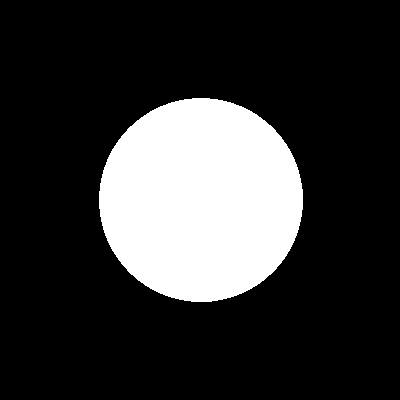
#> input picture raw/jpg/Kolo.jpg, 400 x 400 px
$ jupyter execute test.ipynb
#> lines starting #> are read from the running program, lines starting #| are printed output that depends on the picture
[cell 1]
from skimage.transform import resize
from skimage.color import rgb2gray
from imageio import imread
import numpy as np
import matplotlib.pyplot as plt

FILE_PATH = './raw/jpg/Kolo.jpg'

[cell 2]
from skimage.transform import radon, iradon
def load_image(file_path, size=128):
#> called with file_path = './raw/jpg/Kolo.jpg', size = 128
    image = imread(file_path)
#> image is the input picture: shape (400, 400, 3); min 0, max 255, mean 52.1
    if image.ndim == 3:  # Convert to grayscale if it's a color image
        image = rgb2gray(image)
#> image: shape (400, 400) float64
    image = resize(image, (size, size), mode='reflect', anti_aliasing=True)
#> image: shape (128, 128) float64
    return image

[cell 3]
input_image = load_image(FILE_PATH)

theta = np.arange(180)
sinogram = radon(input_image, theta=theta)
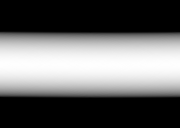
#> sinogram: shape (128, 180) float64; min 0, max 65.42, mean 26.1; drawn with min black and max white

reconstructed = iradon(sinogram, theta=theta, output_size=input_image.shape[0])
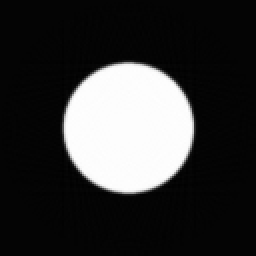
#> reconstructed: shape (128, 128) float64 (shown 2 times larger); min -0.0163, max 1.01, mean 0.204; drawn with min black and max white

reconstructed = np.clip(reconstructed, 0, 1)

fig, axes = plt.subplots(1, 3, figsize=(15, 5))

axes[0].imshow(input_image, cmap='gray', vmin=0, vmax=1)
axes[0].set_title('Obraz wejściowy')
axes[0].axis('off')

axes[1].imshow(sinogram, cmap='gray', aspect='auto',
              extent=(0, 180, 0, sinogram.shape[0]))
axes[1].set_title('Sinogram')
axes[1].set_xlabel('Kąt projekcji (stopnie)')
axes[1].set_ylabel('Pozycja detektora (piksele)')

axes[2].imshow(reconstructed, cmap='gray', vmin=0, vmax=1)
axes[2].set_title('Obraz odtworzony')
axes[2].axis('off')

plt.tight_layout()
plt.show()
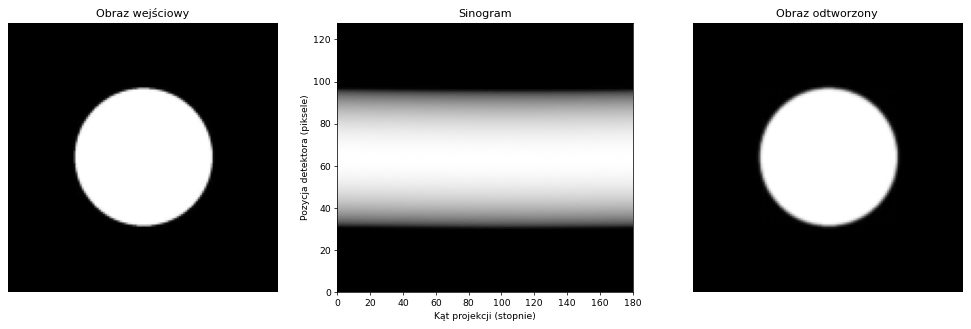
#> figure drawn by matplotlib, 3 panels

$ run again, with raw/jpg/CT_ScoutView-large.jpg copied over raw/jpg/Kolo.jpg
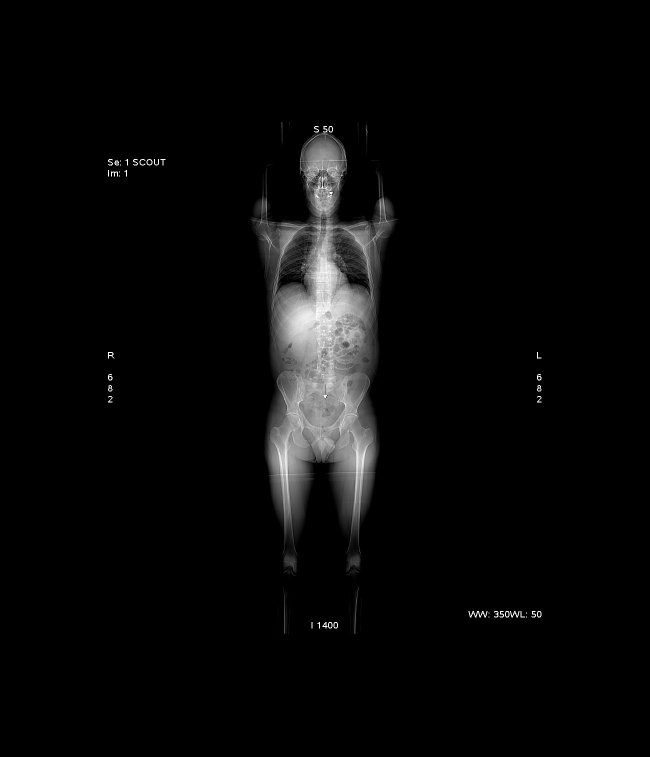
#> input picture raw/jpg/CT_ScoutView-large.jpg, 1300 x 1513 px (shown at 1/2 size)
#> in load_image, image is the input picture: shape (1513, 1300, 3); min 0, max 255, mean 8.6
#> `sinogram = radon(input_image, theta=theta)`:
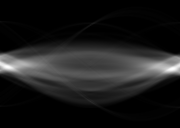
#> sinogram: shape (128, 180) float64; min 0, max 40.11, mean 4.3; drawn with min black and max white
#> `plt.show()`:
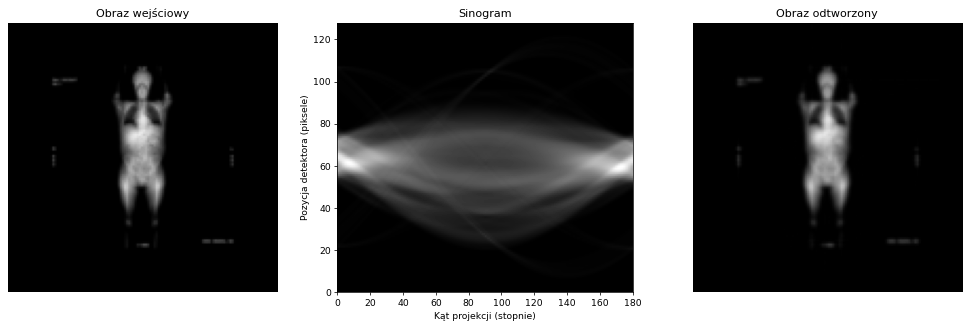
#> figure drawn by matplotlib, 3 panels

$ run again, with raw/jpg/CT_ScoutView.jpg copied over raw/jpg/Kolo.jpg
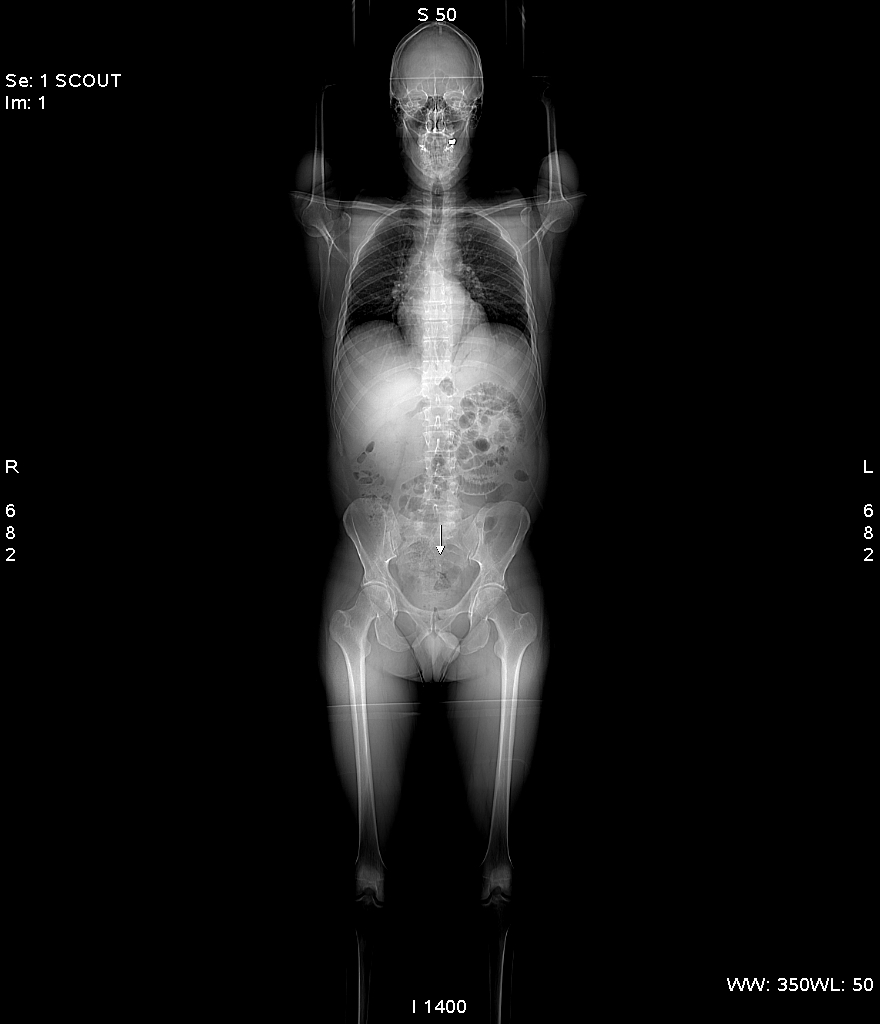
#> input picture raw/jpg/CT_ScoutView.jpg, 880 x 1024 px
#> in load_image, image is the input picture: shape (1024, 880); min 0, max 255, mean 18.8
#> image: shape (128, 128) float64
#> `sinogram = radon(input_image, theta=theta)`:
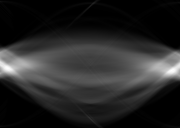
#> sinogram: shape (128, 180) float64; min 0, max 60.09, mean 9.3; drawn with min black and max white
#> `plt.show()`:
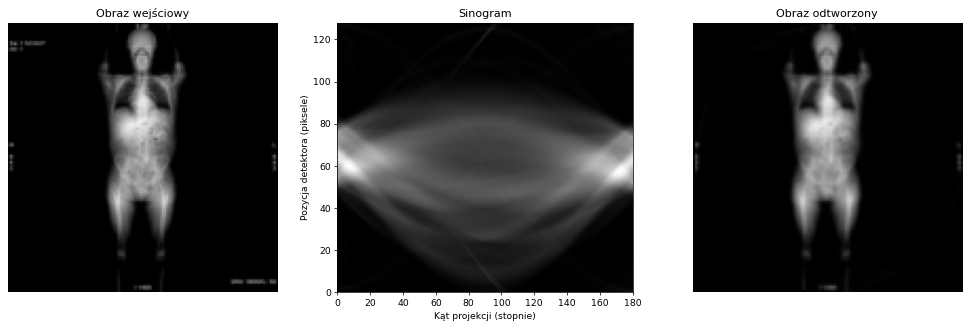
#> figure drawn by matplotlib, 3 panels

$ run again, with raw/jpg/Kropka.jpg copied over raw/jpg/Kolo.jpg
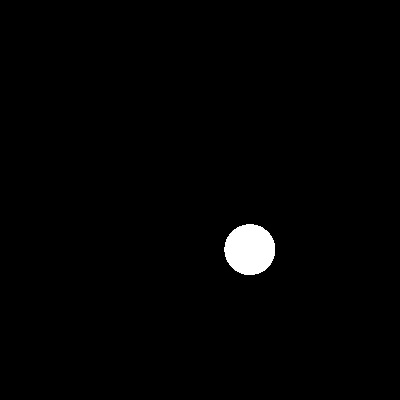
#> input picture raw/jpg/Kropka.jpg, 400 x 400 px
#> in load_image, image is the input picture: shape (400, 400, 3); min 0, max 255, mean 3.3
#> `sinogram = radon(input_image, theta=theta)`:
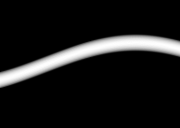
#> sinogram: shape (128, 180) float64; min 0, max 16.35, mean 1.63; drawn with min black and max white
#> `plt.show()`:
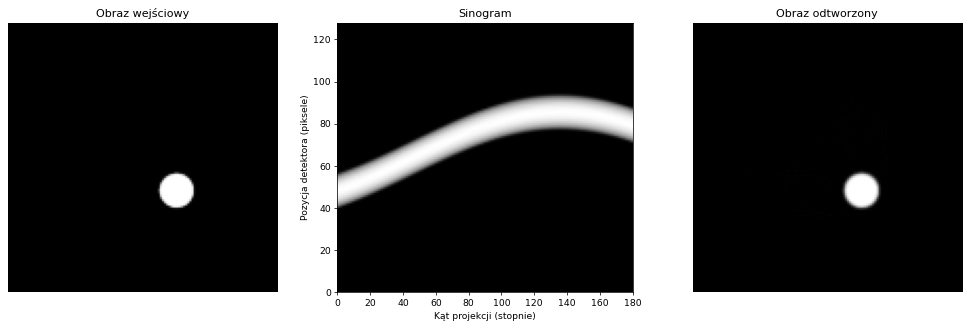
#> figure drawn by matplotlib, 3 panels
